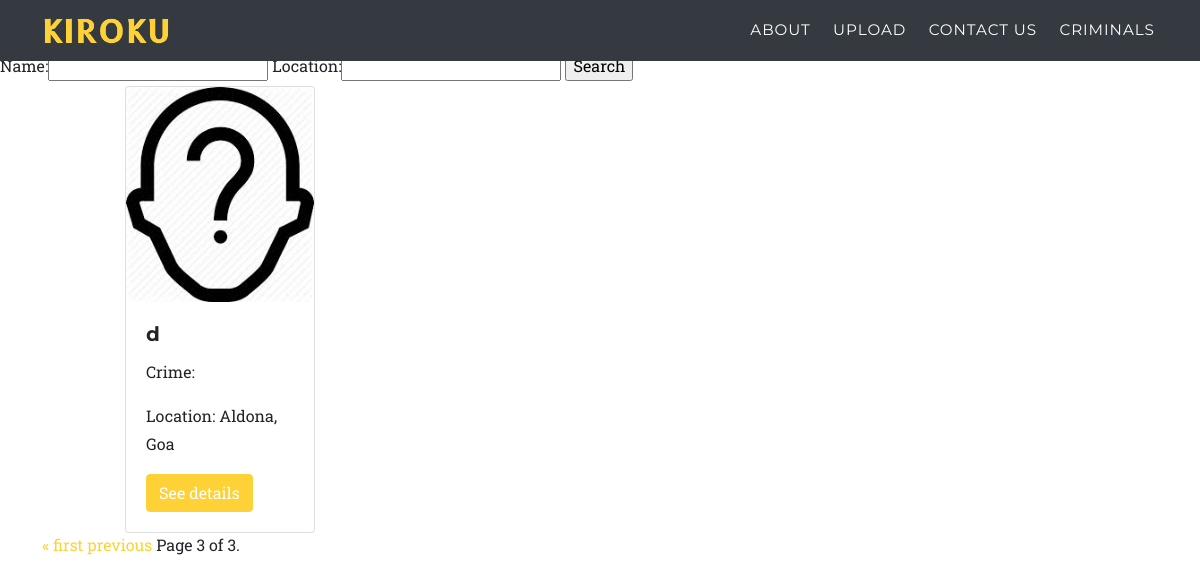
The page /criminals/?page=4 on the database as committed earlier.
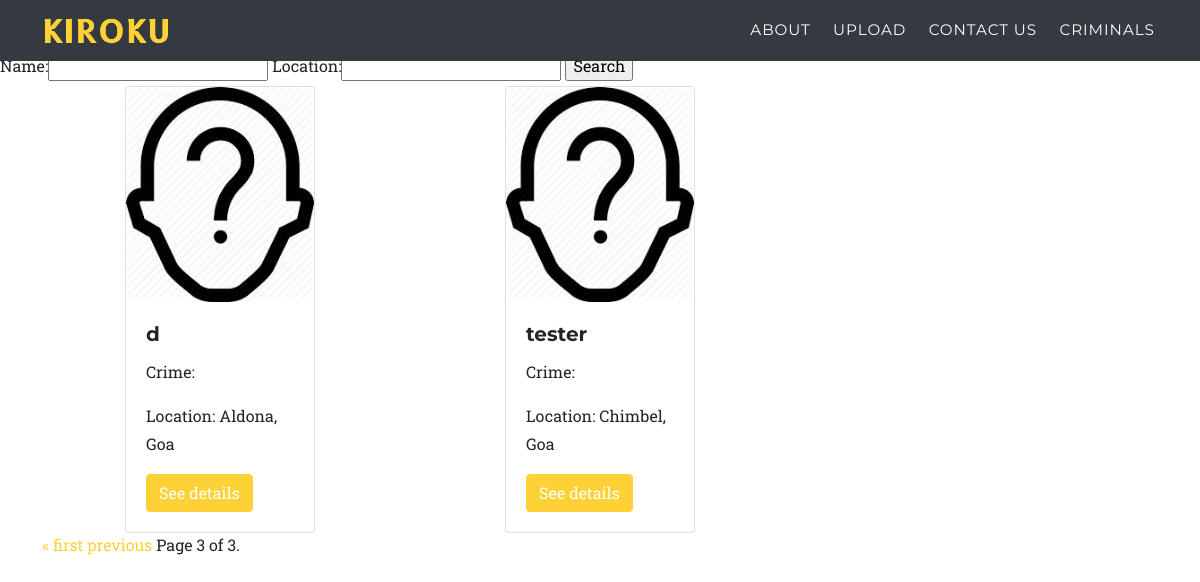
The same page on the database as committed later.
### criminals/models.py (models this page shows, shortened)
class Criminal(models.Model):
    criminal_id = models.AutoField(primary_key=True)
    name = models.CharField(max_length=30)
    age = models.IntegerField()
    physical_description = models.TextField(blank=True)
    date = models.DateField()
    state = models.ForeignKey('upload.States', on_delete=models.CASCADE, default=11)
    city = ChainedForeignKey(
        Cities,
        chained_field="state",
        chained_model_field="state",
        show_all=False,
        auto_choose=True,
        sort=True)
    crime_type = models.CharField(max_length=30)
    arresting_agency = models.CharField(max_length=30)
    photo = models.ImageField(blank=True, upload_to='criminals/', default='criminals/missing.jpeg')
    rating = models.FloatField(default=0)
    def location(self):
        return self.city.name + ', ' + self.state.name

### upload/models.py (models this page shows, shortened)
class Cities(models.Model):
    name = models.CharField(max_length=30)
    state = models.ForeignKey('States', on_delete=models.CASCADE)

class States(models.Model):
    name = models.CharField(max_length=30)

### criminals/views.py (the view)
# urls.py: path('', CriminalsView.as_view(), name='criminals'),
class CriminalsView(View):
    def get(self, request):
        if (request.GET.get('name')):
                form = AdvancedSearch(request.GET)
                if (form.is_valid()):
                    criminals = Criminal.objects.filter(name__contains=form.cleaned_data['name'])
                else:
                    criminals = Criminal.objects.all()
        else:
            form = AdvancedSearch()
            criminals = Criminal.objects.all()
        paginator = Paginator(criminals, 2)
        page_number = request.GET.get('page')
        page_obj = paginator.get_page(page_number)
        return render(request, 'criminals/criminals.html', {'criminals': page_obj, 'advancedSearch': form})

### criminals/forms.py
class AdvancedSearch(forms.Form):
    name = forms.CharField(max_length=30)
    location = forms.CharField(max_length=12, required=False)

### criminals/templates/criminals/criminals.html (shortened to what this page needs)
{% extends 'base_template.html' %}
{% block content %}
<form action="{% url 'criminals:search' %}", method="GET">
    {{ advancedSearch }}
    <input type="submit" value="Search">
</form>
{% if criminals %}
<div class="container">
  <div class="row">
    {% for criminal in criminals %}
    <div class="col-sm-4 p-0">
      <div class="card w-50 mx-auto">
        <img class="card-img-top" src="{{ criminal.photo.url }}" alt="Card image cap">
        <div class="card-body">
          <h5 class="card-title">{{ criminal.name }}</h5>
          <p class="card-text">Crime: {{ criminal.crime }} </p>
          <p class="card-text">Location: {{ criminal.location }} </p>
          <a href="{% url 'criminals:details' criminal.criminal_id %}" class="btn btn-primary">See details</a>
        </div>
      </div>
    </div>
    {% endfor %}
  </div>
    <div class="pagination">
      <span class="step-links">
          {% if criminals.has_previous %}
              <a href="?page=1">&laquo; first</a>
              <a href="?page={{ criminals.previous_page_number }}">previous</a>
          {% endif %}
          <span class="current">
              Page {{ criminals.number }} of {{ criminals.paginator.num_pages }}.
          </span>
      </span>
    </div>
</div>
{% else %}
not found
{% endif %}
{% endblock %}

Rows that differ between the two databases and show on the page:
added Criminal: photo (picture), name "tester", location "Chimbel, Goa"
